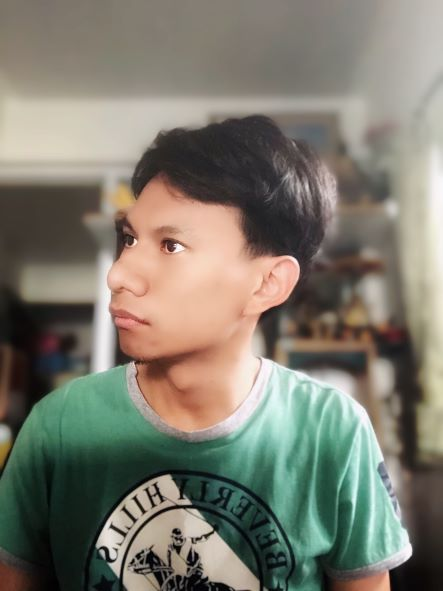
#> input picture Computer Graphic/image/Natthanon.JPG, 443 x 591 px, found by its file name
$ python CNLine.py
#> lines starting #> are read from the running program, lines starting #| are printed output that depends on the picture
import cv2
import numpy

#กำหนดขนาด
image=cv2.imread("image/Natthanon.jpg")
#> image is the input picture: shape (591, 443, 3); mean B, G, R 110.1, 122.4, 125.2
imageresize=cv2.resize(image,(500,500))
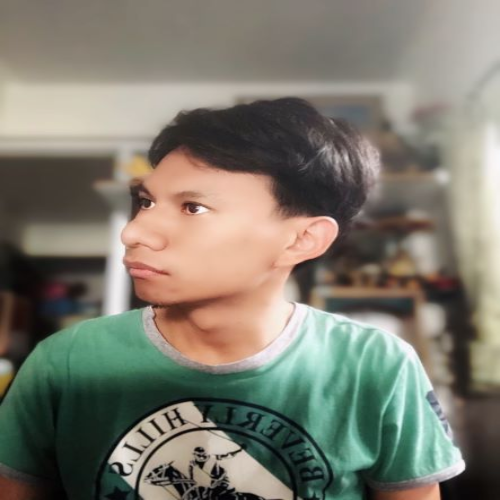
#> imageresize: shape (500, 500, 3); mean B, G, R 110, 122.3, 125.1
points = []


def clickPosition(event,x,y,flages,param):
    if event == cv2.EVENT_LBUTTONDOWN:
        cv2.circle(image,(x,y),5,(0,255,255),3)
        points.append((x,y))
        print(points)
        if len(points)>=2:
            #cv2.line(image,points[0],points[1],(255,255,255),5)
            cv2.line(image,points[-2],points[-1],(255,255,255),5)
            #print("[-1]"point)
    cv2.imshow("Natthanon",image)

cv2.imshow("Natthanon",image)
cv2.setMouseCallback("Natthanon",clickPosition)
cv2.waitKey(delay=0)
cv2.destroyAllWindows()
